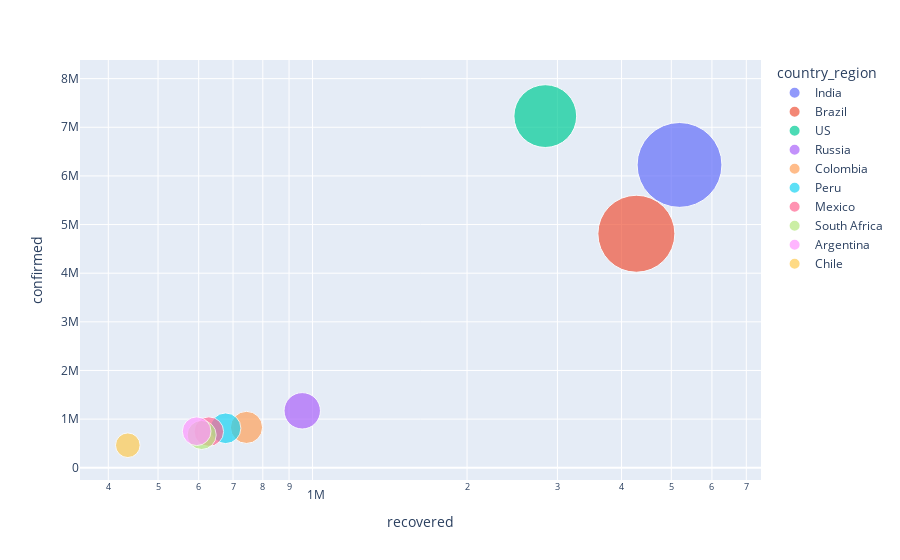

The code cell stored with this chart in its notebook:
### Code cell
#Active Cases
top_10_recovered = country_df.sort_values(by="recovered", ascending=False).head(10)
fig5 = px.scatter(top_10_recovered, 
                 x="recovered", y="confirmed",size="recovered", color="country_region",
                 hover_name="country_region", log_x=True, size_max=60)
fig5.show()

### Figure 1 — Plotly figure (JSON) as saved in the notebook; plotly's stock layout.template omitted (floating-point values rounded to 4 significant figures)
{"data": [{"hovertemplate": "<b>%{hovertext}</b><br><br>country_region=India<br>recovered=%{marker.size}<br>confirmed=%{y}<extra></extra>", "hovertext": ["India"], "legendgroup": "India", "marker": {"color": "#636efa", "size": [5187825], "sizemode": "area", "sizeref": 1441.0, "symbol": "circle"}, "mode": "markers", "name": "India", "orientation": "v", "showlegend": true, "type": "scatter", "x": [5187825], "xaxis": "x", "y": [6225763], "yaxis": "y"}, {"hovertemplate": "<b>%{hovertext}</b><br><br>country_region=Brazil<br>recovered=%{marker.size}<br>confirmed=%{y}<extra></extra>", "hovertext": ["Brazil"], "legendgroup": "Brazil", "marker": {"color": "#EF553B", "size": [4274774], "sizemode": "area", "sizeref": 1441.0, "symbol": "circle"}, "mode": "markers", "name": "Brazil", "orientation": "v", "showlegend": true, "type": "scatter", "x": [4274774], "xaxis": "x", "y": [4810935], "yaxis": "y"}, {"hovertemplate": "<b>%{hovertext}</b><br><br>country_region=US<br>recovered=%{marker.size}<br>confirmed=%{y}<extra></extra>", "hovertext": ["US"], "legendgroup": "US", "marker": {"color": "#00cc96", "size": [2840688], "sizemode": "area", "sizeref": 1441.0, "symbol": "circle"}, "mode": "markers", "name": "US", "orientation": "v", "showlegend": true, "type": "scatter", "x": [2840688], "xaxis": "x", "y": [7229723], "yaxis": "y"}, {"hovertemplate": "<b>%{hovertext}</b><br><br>country_region=Russia<br>recovered=%{marker.size}<br>confirmed=%{y}<extra></extra>", "hovertext": ["Russia"], "legendgroup": "Russia", "marker": {"color": "#ab63fa", "size": [954788], "sizemode": "area", "sizeref": 1441.0, "symbol": "circle"}, "mode": "markers", "name": "Russia", "orientation": "v", "showlegend": true, "type": "scatter", "x": [954788], "xaxis": "x", "y": [1170799], "yaxis": "y"}, {"hovertemplate": "<b>%{hovertext}</b><br><br>country_region=Colombia<br>recovered=%{marker.size}<br>confirmed=%{y}<extra></extra>", "hovertext": ["Colombia"], "legendgroup": "Colombia", "marker": {"color": "#FFA15A", "size": [743653], "sizemode": "area", "sizeref": 1441.0, "symbol": "circle"}, "mode": "markers", "name": "Colombia", "orientation": "v", "showlegend": true, "type": "scatter", "x": [743653], "xaxis": "x", "y": [829679], "yaxis": "y"}, {"hovertemplate": "<b>%{hovertext}</b><br><br>country_region=Peru<br>recovered=%{marker.size}<br>confirmed=%{y}<extra></extra>", "hovertext": ["Peru"], "legendgroup": "Peru", "marker": {"color": "#19d3f3", "size": [676925], "sizemode": "area", "sizeref": 1441.0, "symbol": "circle"}, "mode": "markers", "name": "Peru", "orientation": "v", "showlegend": true, "type": "scatter", "x": [676925], "xaxis": "x", "y": [811768], "yaxis": "y"}, {"hovertemplate": "<b>%{hovertext}</b><br><br>country_region=Mexico<br>recovered=%{marker.size}<br>confirmed=%{y}<extra></extra>", "hovertext": ["Mexico"], "legendgroup": "Mexico", "marker": {"color": "#FF6692", "size": [628007], "sizemode": "area", "sizeref": 1441.0, "symbol": "circle"}, "mode": "markers", "name": "Mexico", "orientation": "v", "showlegend": true, "type": "scatter", "x": [628007], "xaxis": "x", "y": [743216], "yaxis": "y"}, {"hovertemplate": "<b>%{hovertext}</b><br><br>country_region=South Africa<br>recovered=%{marker.size}<br>confirmed=%{y}<extra></extra>", "hovertext": ["South Africa"], "legendgroup": "South Africa", "marker": {"color": "#B6E880", "size": [608112], "sizemode": "area", "sizeref": 1441.0, "symbol": "circle"}, "mode": "markers", "name": "South Africa", "orientation": "v", "showlegend": true, "type": "scatter", "x": [608112], "xaxis": "x", "y": [674339], "yaxis": "y"}, {"hovertemplate": "<b>%{hovertext}</b><br><br>country_region=Argentina<br>recovered=%{marker.size}<br>confirmed=%{y}<extra></extra>", "hovertext": ["Argentina"], "legendgroup": "Argentina", "marker": {"color": "#FF97FF", "size": [594645], "sizemode": "area", "sizeref": 1441.0, "symbol": "circle"}, "mode": "markers", "name": "Argentina", "orientation": "v", "showlegend": true, "type": "scatter", "x": [594645], "xaxis": "x", "y": [751001], "yaxis": "y"}, {"hovertemplate": "<b>%{hovertext}</b><br><br>country_region=Chile<br>recovered=%{marker.size}<br>confirmed=%{y}<extra></extra>", "hovertext": ["Chile"], "legendgroup": "Chile", "marker": {"color": "#FECB52", "size": [436589], "sizemode": "area", "sizeref": 1441.0, "symbol": "circle"}, "mode": "markers", "name": "Chile", "orientation": "v", "showlegend": true, "type": "scatter", "x": [436589], "xaxis": "x", "y": [462991], "yaxis": "y"}], "layout": {"legend": {"itemsizing": "constant", "title": {"text": "country_region"}, "tracegroupgap": 0}, "margin": {"t": 60}, "xaxis": {"anchor": "y", "domain": [0, 1], "title": {"text": "recovered"}, "type": "log"}, "yaxis": {"anchor": "x", "domain": [0, 1], "title": {"text": "confirmed"}}}}
